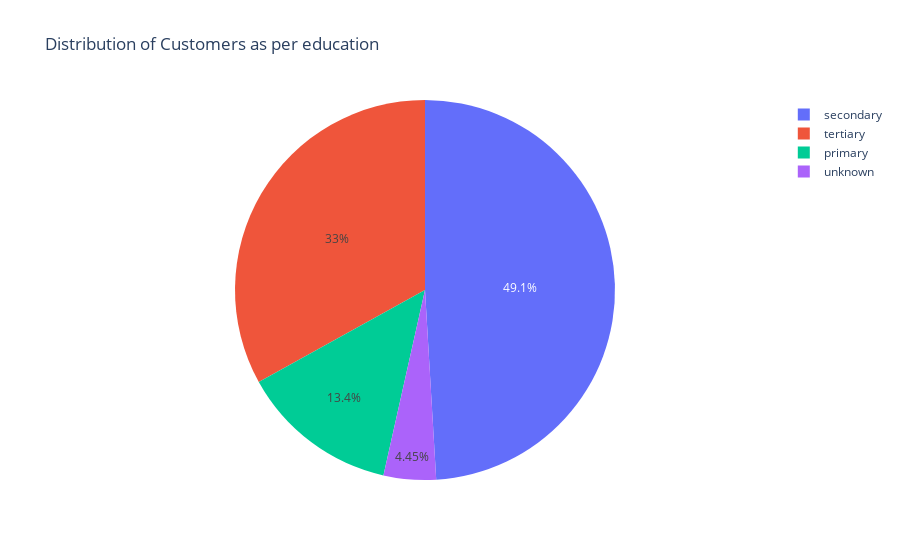

The code cell stored with this chart in its notebook:
### Markdown cell above
- Married customers represent large population of deposit holders.
- Bank balance of married customers is usually high.As we have concluded earlier that customers with higher balance have deposits.

### Code cell
education_counts=pd.DataFrame(bank['education'].value_counts())
px.pie(names=education_counts.index,values=education_counts['education'].values,title="Distribution of Customers as per education")

### Figure 1 — Plotly figure (JSON) as saved in the notebook; plotly's stock layout.template omitted (floating-point values rounded to 4 significant figures)
{"data": [{"domain": {"x": [0, 1], "y": [0, 1]}, "hovertemplate": "label=%{label}<br>value=%{value}<extra></extra>", "labels": ["secondary", "tertiary", "primary", "unknown"], "legendgroup": "", "name": "", "showlegend": true, "type": "pie", "values": [5476, 3689, 1500, 497]}], "layout": {"legend": {"tracegroupgap": 0}, "title": {"text": "Distribution of Customers as per education"}}}
